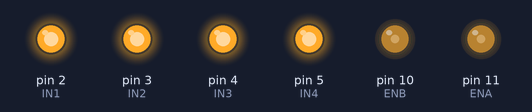
Recording of a sketch running on a simulated Arduino Uno, built with avr-gcc and run on an emulated ATmega328P. Shown: output pins drawn as LEDs (lit = HIGH).

Above: at 0.1 s.
Timing chart, 0 to 1.6 s (numbered marks = the images above):
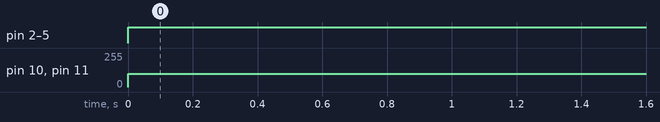

Measured:
- by itself, pin 2 (IN1), pin 3 (IN2), pin 4 (IN3), pin 5 (IN4): LOW → HIGH at 0.00 s
- by itself, pin 10 (ENB), pin 11 (ENA): 0/255 → 100/255 at 0.00 s

The sketch:

sketch_nov06a.ino
```cpp
int ENA = 11;
int ENB=10;
int IN1 = 2, IN2 = 3;
int IN3=4,IN4=5;

void setup() {
  // put your setup code here, to run once:
  pinMode(ENA, OUTPUT);
  pinMode(ENB, OUTPUT);
  pinMode(IN1, OUTPUT);
  pinMode(IN2, OUTPUT);
  pinMode(IN3, OUTPUT);
  pinMode(IN4, OUTPUT);


}

void loop() {
  // put your main code here, to run repeatedly
      analogWrite(ENA, 100);
      analogWrite(ENB, 100);
      digitalWrite(IN1,HIGH);
      digitalWrite(IN2,HIGH);
      digitalWrite(IN3, HIGH);
      digitalWrite(IN4, HIGH);

}
```
